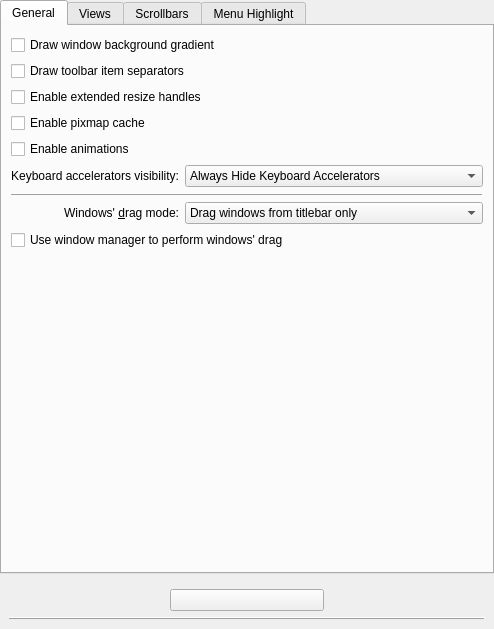
<?xml version="1.0" encoding="UTF-8"?>
<ui version="4.0">
 <class>OxygenStyleConfig</class>
 <widget class="QWidget" name="OxygenStyleConfig">
  <property name="geometry">
   <rect>
    <x>0</x>
    <y>0</y>
    <width>494</width>
    <height>629</height>
   </rect>
  </property>
  <property name="sizePolicy">
   <sizepolicy hsizetype="Preferred" vsizetype="Preferred">
    <horstretch>0</horstretch>
    <verstretch>0</verstretch>
   </sizepolicy>
  </property>
  <property name="minimumSize">
   <size>
    <width>450</width>
    <height>200</height>
   </size>
  </property>
  <property name="windowTitle">
   <string>Dialog</string>
  </property>
  <layout class="QVBoxLayout" name="verticalLayout">
   <property name="leftMargin">
    <number>0</number>
   </property>
   <property name="topMargin">
    <number>0</number>
   </property>
   <property name="rightMargin">
    <number>0</number>
   </property>
   <property name="bottomMargin">
    <number>0</number>
   </property>
   <item>
    <widget class="QTabWidget" name="tabWidget">
     <property name="sizePolicy">
      <sizepolicy hsizetype="Expanding" vsizetype="Expanding">
       <horstretch>0</horstretch>
       <verstretch>0</verstretch>
      </sizepolicy>
     </property>
     <property name="currentIndex">
      <number>0</number>
     </property>
     <widget class="QWidget" name="tab_1">
      <attribute name="title">
       <string>General</string>
      </attribute>
      <layout class="QVBoxLayout" name="verticalLayout_3">
       <item>
        <widget class="QCheckBox" name="_useBackgroundGradient">
         <property name="text">
          <string>Draw window background gradient</string>
         </property>
        </widget>
       </item>
       <item>
        <widget class="QCheckBox" name="_toolBarDrawItemSeparator">
         <property name="text">
          <string>Draw toolbar item separators</string>
         </property>
        </widget>
       </item>
       <item>
        <widget class="QCheckBox" name="_splitterProxyEnabled">
         <property name="text">
          <string>Enable extended resize handles</string>
         </property>
        </widget>
       </item>
       <item>
        <widget class="QCheckBox" name="_cacheEnabled">
         <property name="text">
          <string>Enable pixmap cache</string>
         </property>
        </widget>
       </item>
       <item>
        <widget class="QCheckBox" name="_animationsEnabled">
         <property name="text">
          <string>Enable animations</string>
         </property>
        </widget>
       </item>
       <item>
        <layout class="QGridLayout" name="gridLayout_6">
         <item row="3" column="0">
          <widget class="QLabel" name="label_3">
           <property name="sizePolicy">
            <sizepolicy hsizetype="Preferred" vsizetype="Preferred">
             <horstretch>0</horstretch>
             <verstretch>0</verstretch>
            </sizepolicy>
           </property>
           <property name="text">
            <string>Windows' &amp;drag mode:</string>
           </property>
           <property name="alignment">
            <set>Qt::AlignRight|Qt::AlignTrailing|Qt::AlignVCenter</set>
           </property>
           <property name="buddy">
            <cstring>_windowDragMode</cstring>
           </property>
          </widget>
         </item>
         <item row="3" column="1">
          <widget class="KComboBox" name="_windowDragMode">
           <item>
            <property name="text">
             <string>Drag windows from titlebar only</string>
            </property>
           </item>
           <item>
            <property name="text">
             <string>Drag windows from titlebar, menubar and toolbars</string>
            </property>
           </item>
           <item>
            <property name="text">
             <string>Drag windows from all empty areas</string>
            </property>
           </item>
          </widget>
         </item>
         <item row="0" column="0">
          <widget class="QLabel" name="_mnemonicsLabel">
           <property name="text">
            <string>Keyboard accelerators visibility:</string>
           </property>
           <property name="alignment">
            <set>Qt::AlignRight|Qt::AlignTrailing|Qt::AlignVCenter</set>
           </property>
          </widget>
         </item>
         <item row="2" column="0" colspan="2">
          <widget class="QFrame" name="frame">
           <property name="frameShape">
            <enum>QFrame::HLine</enum>
           </property>
           <property name="frameShadow">
            <enum>QFrame::Raised</enum>
           </property>
          </widget>
         </item>
         <item row="0" column="1">
          <widget class="KComboBox" name="_mnemonicsMode">
           <item>
            <property name="text">
             <string>Always Hide Keyboard Accelerators</string>
            </property>
           </item>
           <item>
            <property name="text">
             <string>Show Keyboard Accelerators When Needed</string>
            </property>
           </item>
           <item>
            <property name="text">
             <string>Always Show Keyboard Accelerators</string>
            </property>
           </item>
          </widget>
         </item>
        </layout>
       </item>
       <item>
        <widget class="QCheckBox" name="_useWMMoveResize">
         <property name="text">
          <string>Use window manager to perform windows' drag</string>
         </property>
        </widget>
       </item>
       <item>
        <spacer name="verticalSpacer_4">
         <property name="orientation">
          <enum>Qt::Vertical</enum>
         </property>
         <property name="sizeHint" stdset="0">
          <size>
           <width>20</width>
           <height>40</height>
          </size>
         </property>
        </spacer>
       </item>
      </layout>
     </widget>
     <widget class="QWidget" name="tab_2">
      <attribute name="title">
       <string>Views</string>
      </attribute>
      <layout class="QGridLayout" name="gridLayout_5">
       <item row="0" column="0" colspan="2">
        <widget class="QCheckBox" name="_viewDrawTreeBranchLines">
         <property name="text">
          <string>Draw tree branch lines</string>
         </property>
        </widget>
       </item>
       <item row="1" column="1">
        <widget class="QWidget" name="_viewsExpertWidget" native="true">
         <layout class="QHBoxLayout" name="horizontalLayout">
          <property name="leftMargin">
           <number>0</number>
          </property>
          <property name="topMargin">
           <number>0</number>
          </property>
          <property name="rightMargin">
           <number>0</number>
          </property>
          <property name="bottomMargin">
           <number>0</number>
          </property>
          <item>
           <widget class="QLabel" name="label_4">
            <property name="text">
             <string>&amp;Tree expander size</string>
            </property>
            <property name="buddy">
             <cstring>_viewTriangularExpanderSize</cstring>
            </property>
           </widget>
          </item>
          <item>
           <widget class="KComboBox" name="_viewTriangularExpanderSize">
            <item>
             <property name="text">
              <string comment="triangle size">Tiny</string>
             </property>
            </item>
            <item>
             <property name="text">
              <string comment="triangle size">Small</string>
             </property>
            </item>
            <item>
             <property name="text">
              <string comment="triangle size">Normal</string>
             </property>
            </item>
           </widget>
          </item>
          <item>
           <spacer name="horizontalSpacer_3">
            <property name="orientation">
             <enum>Qt::Horizontal</enum>
            </property>
            <property name="sizeHint" stdset="0">
             <size>
              <width>40</width>
              <height>20</height>
             </size>
            </property>
           </spacer>
          </item>
         </layout>
        </widget>
       </item>
       <item row="2" column="0" colspan="2">
        <spacer name="verticalSpacer_3">
         <property name="orientation">
          <enum>Qt::Vertical</enum>
         </property>
         <property name="sizeHint" stdset="0">
          <size>
           <width>259</width>
           <height>70</height>
          </size>
         </property>
        </spacer>
       </item>
      </layout>
     </widget>
     <widget class="QWidget" name="tab_4">
      <attribute name="title">
       <string>Scrollbars</string>
      </attribute>
      <layout class="QVBoxLayout" name="verticalLayout_2">
       <item>
        <layout class="QHBoxLayout" name="horizontalLayout_3">
         <item>
          <widget class="QLabel" name="label">
           <property name="text">
            <string>Scrollbar wi&amp;dth:</string>
           </property>
           <property name="alignment">
            <set>Qt::AlignRight|Qt::AlignTrailing|Qt::AlignVCenter</set>
           </property>
           <property name="buddy">
            <cstring>_scrollBarWidthSlider</cstring>
           </property>
          </widget>
         </item>
         <item>
          <widget class="QSlider" name="_scrollBarWidthSlider">
           <property name="minimum">
            <number>10</number>
           </property>
           <property name="maximum">
            <number>30</number>
           </property>
           <property name="pageStep">
            <number>5</number>
           </property>
           <property name="orientation">
            <enum>Qt::Horizontal</enum>
           </property>
           <property name="tickPosition">
            <enum>QSlider::TicksBelow</enum>
           </property>
           <property name="tickInterval">
            <number>5</number>
           </property>
          </widget>
         </item>
         <item>
          <widget class="QSpinBox" name="_scrollBarWidth">
           <property name="alignment">
            <set>Qt::AlignRight|Qt::AlignTrailing|Qt::AlignVCenter</set>
           </property>
           <property name="suffix">
            <string>px</string>
           </property>
           <property name="minimum">
            <number>10</number>
           </property>
           <property name="maximum">
            <number>30</number>
           </property>
          </widget>
         </item>
         <item>
          <spacer name="horizontalSpacer_2">
           <property name="orientation">
            <enum>Qt::Horizontal</enum>
           </property>
           <property name="sizeHint" stdset="0">
            <size>
             <width>40</width>
             <height>20</height>
            </size>
           </property>
          </spacer>
         </item>
        </layout>
       </item>
       <item>
        <layout class="QGridLayout" name="gridLayout_4">
         <item row="0" column="0">
          <widget class="QLabel" name="label_5">
           <property name="text">
            <string>Top arrow button type:</string>
           </property>
           <property name="alignment">
            <set>Qt::AlignRight|Qt::AlignTrailing|Qt::AlignVCenter</set>
           </property>
          </widget>
         </item>
         <item row="1" column="0">
          <widget class="QLabel" name="label_6">
           <property name="text">
            <string>Bottom arrow button type:</string>
           </property>
           <property name="alignment">
            <set>Qt::AlignRight|Qt::AlignTrailing|Qt::AlignVCenter</set>
           </property>
          </widget>
         </item>
         <item row="0" column="1">
          <widget class="KComboBox" name="_scrollBarSubLineButtons">
           <item>
            <property name="text">
             <string>No buttons</string>
            </property>
           </item>
           <item>
            <property name="text">
             <string>One button</string>
            </property>
           </item>
           <item>
            <property name="text">
             <string>Two buttons</string>
            </property>
           </item>
          </widget>
         </item>
         <item row="0" column="2">
          <spacer name="horizontalSpacer">
           <property name="orientation">
            <enum>Qt::Horizontal</enum>
           </property>
           <property name="sizeHint" stdset="0">
            <size>
             <width>40</width>
             <height>20</height>
            </size>
           </property>
          </spacer>
         </item>
         <item row="1" column="1">
          <widget class="KComboBox" name="_scrollBarAddLineButtons">
           <item>
            <property name="text">
             <string>No button</string>
            </property>
           </item>
           <item>
            <property name="text">
             <string>One button</string>
            </property>
           </item>
           <item>
            <property name="text">
             <string>Two buttons</string>
            </property>
           </item>
          </widget>
         </item>
        </layout>
       </item>
       <item>
        <spacer name="verticalSpacer">
         <property name="orientation">
          <enum>Qt::Vertical</enum>
         </property>
         <property name="sizeHint" stdset="0">
          <size>
           <width>20</width>
           <height>40</height>
          </size>
         </property>
        </spacer>
       </item>
      </layout>
     </widget>
     <widget class="QWidget" name="tab_5">
      <attribute name="title">
       <string>Menu Highlight</string>
      </attribute>
      <layout class="QGridLayout" name="gridLayout_3">
       <item row="0" column="0">
        <widget class="QRadioButton" name="_menuHighlightDark">
         <property name="text">
          <string>Use dar&amp;k color</string>
         </property>
        </widget>
       </item>
       <item row="1" column="0">
        <widget class="QRadioButton" name="_menuHighlightStrong">
         <property name="text">
          <string>&amp;Use selection color (plain)</string>
         </property>
        </widget>
       </item>
       <item row="2" column="0">
        <widget class="QRadioButton" name="_menuHighlightSubtle">
         <property name="text">
          <string>Use selec&amp;tion color (subtle)</string>
         </property>
        </widget>
       </item>
       <item row="3" column="0">
        <spacer name="verticalSpacer_5">
         <property name="orientation">
          <enum>Qt::Vertical</enum>
         </property>
         <property name="sizeHint" stdset="0">
          <size>
           <width>20</width>
           <height>40</height>
          </size>
         </property>
        </spacer>
       </item>
      </layout>
     </widget>
    </widget>
   </item>
   <item>
    <widget class="QWidget" name="_expertModeContainer" native="true">
     <layout class="QGridLayout" name="gridLayout">
      <item row="0" column="1">
       <widget class="QPushButton" name="_expertModeButton">
        <property name="text">
         <string/>
        </property>
       </widget>
      </item>
      <item row="1" column="0" colspan="3">
       <widget class="QFrame" name="frame_2">
        <property name="frameShape">
         <enum>QFrame::HLine</enum>
        </property>
        <property name="frameShadow">
         <enum>QFrame::Raised</enum>
        </property>
       </widget>
      </item>
     </layout>
    </widget>
   </item>
  </layout>
 </widget>
 <customwidgets>
  <customwidget>
   <class>KComboBox</class>
   <extends>QComboBox</extends>
   <header>kcombobox.h</header>
  </customwidget>
 </customwidgets>
 <tabstops>
  <tabstop>tabWidget</tabstop>
  <tabstop>_useBackgroundGradient</tabstop>
  <tabstop>_toolBarDrawItemSeparator</tabstop>
  <tabstop>_splitterProxyEnabled</tabstop>
  <tabstop>_cacheEnabled</tabstop>
  <tabstop>_animationsEnabled</tabstop>
  <tabstop>_mnemonicsMode</tabstop>
  <tabstop>_windowDragMode</tabstop>
  <tabstop>_useWMMoveResize</tabstop>
  <tabstop>_expertModeButton</tabstop>
  <tabstop>_viewDrawTreeBranchLines</tabstop>
  <tabstop>_viewTriangularExpanderSize</tabstop>
  <tabstop>_scrollBarWidthSlider</tabstop>
  <tabstop>_scrollBarWidth</tabstop>
  <tabstop>_scrollBarSubLineButtons</tabstop>
  <tabstop>_scrollBarAddLineButtons</tabstop>
  <tabstop>_menuHighlightDark</tabstop>
  <tabstop>_menuHighlightStrong</tabstop>
  <tabstop>_menuHighlightSubtle</tabstop>
 </tabstops>
 <resources/>
 <connections/>
</ui>
